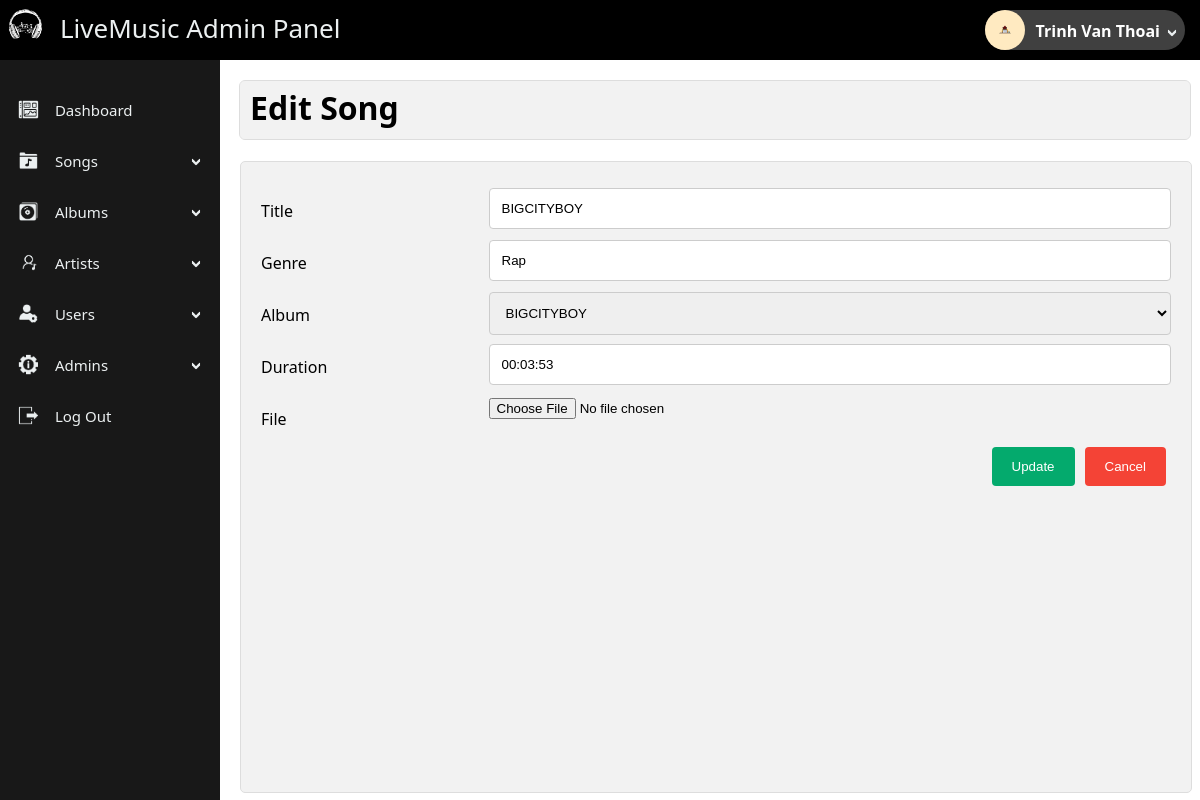
/admin/index.php?edit_song=1 (signed in), run on the app's committed database.
### tables this page shows
CREATE TABLE `songs` (
  `id` int(11) NOT NULL,
  `title` varchar(250) NOT NULL,
  `artist` int(11) NOT NULL,
  `album` int(11) NOT NULL,
  `genre` varchar(125) NOT NULL,
  `duration` int(11) NOT NULL,
  `path` varchar(250) NOT NULL,
  `albumOrder` int(11) NOT NULL,
  `plays` int(11) NOT NULL
);

CREATE TABLE `albums` (
  `id` int(11) NOT NULL,
  `title` varchar(100) NOT NULL,
  `artist` int(11) NOT NULL,
  `genre` varchar(100) NOT NULL,
  `artworkPath` varchar(250) NOT NULL
);

### admin/edit_song.php (the view, shortened to what this page needs)
<?php
if(!isset($_SESSION['admin_email'])){
    echo "<script>window.open('login.php','_self')</script>";
}
else {
    if(isset($_GET['edit_song'])){
        $edit_id = $_GET['edit_song'];
        $get_song = "select * from songs where id='$edit_id'";
        $run_song = mysqli_query($con,$get_song);
        $row_song = mysqli_fetch_array($run_song);
        $song_title = $row_song['title'];
        $song_duration = $row_song['duration'];
        $song_genre = $row_song['genre'];
        $song_album_id = $row_song['album'];
        $get_song_album ="select * from albums where id='$song_album_id'";
        $run_song_album = mysqli_query($con,$get_song_album);
        $row_song_album = mysqli_fetch_array($run_song_album);
        $song_album = $row_song_album['title'];
    }
?>
    <div class="panel-title">
        <h1>Edit Song</h1>
    </div>
    <div class="panel-body" id="form-panel-body">
        <form class="song-form" method="post" enctype="multipart/form-data">
                <div class="row">
                    <div class="col-25">
                        <label for="song_name">Title</label>
                    </div>
                    <div class="col-75">
                        <input type="text" id="song_name" name="song_name" class="form-control" required value="<?php echo $song_title; ?>" placeholder="Title...">
                    </div>
                </div>
                <div class="row">
                    <div class="col-25">
                        <label for="song_genre">Genre</label>
                    </div>
                    <div class="col-75">
                        <input type="text" id="song_genre" name="song_genre" class="form-control" required value="<?php echo $song_genre; ?>" placeholder="Title...">
                    </div>
                </div>
                <div class="row">
                    <div class="col-25">
                        <label for="song_album">Album</label>
                    </div>
                    <div class="col-75">
                    <select id="song_album" name="song_album" class="form-control">
                      <option value="<?php echo $song_album_id; ?>" selected>
                        <?php echo $song_album; ?>
                      </option>
                      </select>
                    </div>
                </div>
                <div class="row">
                    <div class="col-25">
                        <label for="song_duration">Duration</label>
                    </div>
                    <div class="col-75">
                        <input type="text" id="song_duration" name="song_duration" required pattern="[0-9]{2}:[0-9]{2}:[0-9]{2}"
                            class="form-control" value="00:<?php echo date("i:s", $song_duration); ?>" placeholder="hh:mm:ss">
                    </div>
                </div>
                <div class="row">
                  <div class="col-25">
                      <label for="song_file" class="song_file">File</label>
                  </div>
                  <div class="col-75">
                    <input type="file" id="song_file" name="song_file" accept="audio/*" class="form-control">
                </div>
                <div class="submit-row">
                    <button class="btn danger">
                      <a href="index.php?view_songs"> Cancel </a>
                    </button>
                    <input type="submit" name="update" value="Update">
                </div>
        </form>
    </div>
<?php }  ?>

### admin/includes/sidebar.php (shortened to what this page needs)
<?php
    if(!isset($_SESSION['admin_email'])){
        echo "<script>window.open('login.php','_self')</script>";
    }
    else {
        $admin_image_query= "select admin_image from admins where admin_id='$admin_id'";
        $run_admin_image_query = mysqli_query($con,$admin_image_query);
        $row_admin_image= mysqli_fetch_array($run_admin_image_query);
        $admin_image = $row_admin_image['admin_image'];
?>
        <div class="navbar-header">
            <a href="index.php?dashboard" class="navbar-brand">
                <img src="assets\logo\logo.png" class="logo">
                <h3> LiveMusic Admin Panel </h3>
            </a>
            <div id="userProfile">
                <img src="<?php echo $admin_image;?>" alt='Avatar' class='avatar'>
                <b class="userName">
                    <?php echo $admin_name; ?>
                </b>
                <img src="assets\icons\dropdown.png" class="dropdown-icon">
        </div>
        <div class="sidenav">
            <ul id="navBarContainer">
                <li>
                    <a type="button" href="index.php?dashboard" class="collapsible">
                        <img src="assets\icons\dashboard.png" class="icon"> Dashboard
                    </a>
                </li>
                <li>
                    <a type="button" class="collapsible">
                        <img src="assets\icons\songs.png" class="icon"> Songs
                        <img src="assets\icons\dropdown.png" class="dropdown-icon">
                    </a>
                </li>
                <li>
                    <a type="button" class="collapsible">
                        <img src="assets\icons\albums.png" class="icon"> Albums
                        <img src="assets\icons\dropdown.png" class="dropdown-icon">
                    </a>
                </li>
                <li>
                    <a type="button" class="collapsible" >
                        <img src="assets\icons\artists.png" class="icon"> Artists
                        <img src="assets\icons\dropdown.png" class="dropdown-icon">
                    </a>
                </li>
                <li>
                    <a type="button" class="collapsible" >
                        <img class="icon" src="assets\icons\users.png"> Users
                        <img src="assets\icons\dropdown.png" class="dropdown-icon">
                    </a>
            </li>
        <li>
            <a type="button" class="collapsible">
                <img src="assets\icons\admins.png" class="icon"> Admins
                <img src="assets\icons\dropdown.png" class="dropdown-icon">
            </a>
        </li>
        <li>
            <a href="logout.php" type="button" class="collapsible">
                <img src="assets\icons\logout.png" class="icon"> Log Out
            </a>
        </li>
    </ul>
    </div>
<?php } ?>

### admin/assets/css/style.css (style rules this page uses)
body { width: 100%; height: 100%; font-family: "Noto Sans", "Roboto", sans-serif; }
.navbar-header { position: fixed; display: block; background-color: #000000; width: 100%; top: 0px; left: 0px; height: 60px; }
.navbar-header .logo { float: left; width: 40px; margin: 5px; }
.navbar-header .navbar-brand { text-decoration: none; color: #ECF0F1; }
.navbar-header .navbar-brand h3 { float: left; font-size: 26px; margin: 10px; font-weight: normal; }
#userProfile { display: inline-block; position: absolute; min-width: 200px; top: 10px; height: 40px; right: 15px; border-radius: 20px; background-color: #404040; color: rgb(255, 255, 255); }
#userProfile .avatar { position: relative; height: 40px; border-radius: 50%; }
#userProfile .userName { height: 30px; display: inline; position: absolute; padding-left: 10px; padding-top: 10px; right: 25px; }
#userProfile .dropdown-icon { top: 18px; }
.sidenav { position: fixed; height: calc(100% - 70px); width: 220px; z-index: 1; top: 60px; left: 0px; background-color: #181818; overflow-x: hidden; padding-top: 10px; }
#navBarContainer { padding-inline-start: 10px; height: 90%; overflow-y: auto; }
.sidenav a { width: 88%; position: relative; padding: 5px 8px 6px 6px; text-decoration: none; display: block; }
.sidenav ul { list-style-type: none; }
.collapsible { background-color: #181818; color: #ECF0F1; cursor: pointer; height: 40px; border: none; text-align: left; outline: none; font-size: 15px; }
.icon { position: relative; top: 6px; width: 25px; padding-right: 10px; }
.dropdown-icon { position: absolute; width: 10px; right: 8px; top: 20px; }
.panel-title { width: 100%; background-color:#f2f2f2; border-radius: 5px; outline: 1px solid #ddd; }
.panel-title h1 { padding: 5px 10px 10px 10px; }
.panel-body { height: calc(100% - 100px); width: 100%; overflow: auto; border: 1px solid #ddd; border-radius: 5px; }
#form-panel-body { background-color: #f2f2f2; }
#form-panel-body form { height: 100%; margin: 20px; }
#form-panel-body form { height: calc(100% - 40px) }
#form-panel-body form input[type=text],input[type=email], input[type=password], textarea, select { width: 100%; padding: 12px; border: 1px solid #ccc; border-radius: 4px; box-sizing: border-box; resize: vertical; }
#form-panel-body form label { padding: 12px 12px 12px 0; display: inline-block; }
#form-panel-body form input[type=submit] { background-color: #04AA6D; color: white; padding: 12px 20px; border: none; border-radius: 4px; cursor: pointer; float: right; margin: 5px; }
#form-panel-body form .row { width: 100%; }
#form-panel-body form .submit-row { width: 100%; float: left; }
#form-panel-body form .col-25 { float: left; width: 25%; margin-top: 6px; }
#form-panel-body form .col-75 { float: left; width: 75%; margin-top: 6px; }
#form-panel-body form .row:after { content: ""; display: table; clear: both; }
#form-panel-body form button { float: right; }
.btn { margin: 5px; border: none; border-radius: 4px; border: none; color: white; padding: 12px 20px; cursor: pointer; }
.btn a { width: 100%; height: 100%; text-decoration: none; color: white; }
.danger { background-color: #f44336; }

### data on the page
songs: song_name "BIGCITYBOY", song_genre "Rap", song_duration "00:03:53"
albums: song_album "BIGCITYBOY"

### other printed values
$admin_name "Trinh Van Thoai"
